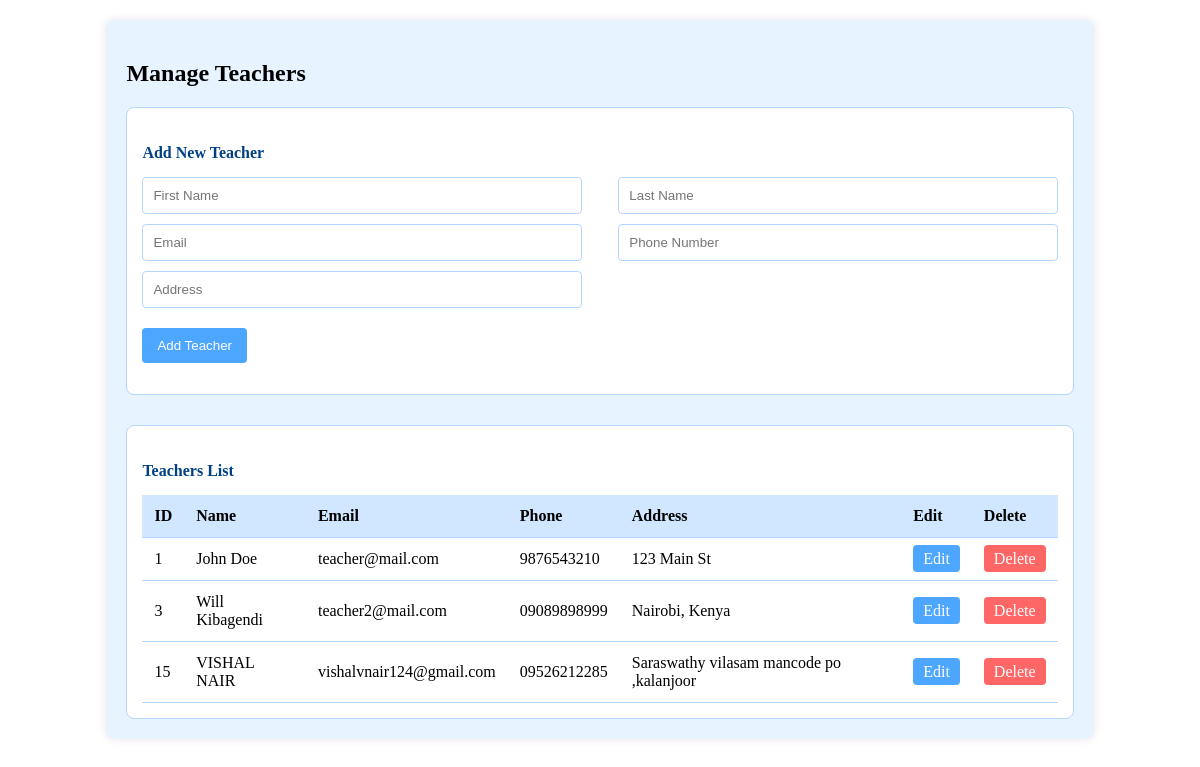
The page /Admin/teachers.php on the database its author committed.
### tables this page shows
CREATE TABLE `tblteachers` (
  `tea_id` int(10) NOT NULL,
  `tea_firstName` varchar(255) NOT NULL,
  `tea_lastName` varchar(255) NOT NULL,
  `tea_emailAddress` varchar(255) NOT NULL,
  `tea_password` varchar(255) NOT NULL,
  `tea_phoneNo` varchar(50) NOT NULL,
  `tea_dateCreated` varchar(50) NOT NULL,
  `tea_address` text NOT NULL,
  `tea_is_assigned` int(11) NOT NULL DEFAULT 0
);

### Admin/teachers.php (the view, shortened to what this page needs)
<?php
include('../includes/dbcon.php');
$edit_teacher = false;
?>
<div class="teachers-section">
    <h2 class="text-center">Manage Teachers</h2>
    <div class="form-container">
        <h4><?php echo $edit_teacher ? 'Edit Teacher' : 'Add New Teacher'; ?></h4>
        <form method="POST" action="teachers.php">
            <div class="form-row">
                <input type="text" name="first_name" placeholder="First Name"
                    value="<?= $edit_teacher ? $teacher['tea_firstName'] : '' ?>" required>
                <input type="text" name="last_name" placeholder="Last Name"
                    value="<?= $edit_teacher ? $teacher['tea_lastName'] : '' ?>" required>
            </div>
            <div class="form-row">
                <input type="email" name="email" placeholder="Email"
                    value="<?= $edit_teacher ? $teacher['tea_emailAddress'] : '' ?>" required>
                <input type="text" name="phone" placeholder="Phone Number"
                    value="<?= $edit_teacher ? $teacher['tea_phoneNo'] : '' ?>" required>
            </div>
            <div class="form-row">
                <input type="text" name="address" placeholder="Address"
                    value="<?= $edit_teacher ? $teacher['tea_address'] : '' ?>" required>
            </div>
            <?php if ($edit_teacher): ?>
                <button type="submit" name="update_teacher" class="submit-btn">Update Teacher</button>
            <?php else: ?>
                <button type="submit" name="add_teacher" class="submit-btn">Add Teacher</button>
            <?php endif; ?>
        </form>
    </div>
    <div class="list-container">
        <h4>Teachers List</h4>
        <table>
            <thead>
                <tr>
                    <th>ID</th>
                    <th>Name</th>
                    <th>Email</th>
                    <th>Phone</th>
                    <th>Address</th>
                    <th>Edit</th>
                    <th>Delete</th>
                </tr>
            </thead>
            <tbody>
                <?php
                $result = $conn->query("SELECT * FROM tblteachers");
                while ($row = $result->fetch_assoc()): ?>
                    <tr>
                        <td><?= $row['tea_id'] ?></td>
                        <td><?= $row['tea_firstName'] . ' ' . $row['tea_lastName'] ?></td>
                        <td><?= $row['tea_emailAddress'] ?></td>
                        <td><?= $row['tea_phoneNo'] ?></td>
                        <td><?= $row['tea_address'] ?></td>
                        <td>
                            <a href="index.php?page=teachers.php?edit=<?= $row['tea_id'] ?>" class="btn btn-edit">Edit</a>
                        </td>
                        <td>
                            <a href="teachers.php?delete=<?= $row['tea_id'] ?>" class="btn btn-delete"
                                onclick="return confirm('Are you sure you want to delete this teacher?');">Delete</a>
                        </td>
                    </tr>
                <?php endwhile; ?>
            </tbody>
        </table>
    </div>
</div>

### Admin/teachers.php (style rules this page uses)
.teachers-section { background-color: #e7f3ff; width: 80%; margin: 20px auto; padding: 20px; border-radius: 8px; box-shadow: 0 0 10px rgba(0, 0, 0, 0.1); }
.form-container { margin-bottom: 30px; padding: 15px; border: 1px solid #b3d7ff; background-color: #ffffff; border-radius: 8px; }
.form-container h4 { color: #004085; margin-bottom: 15px; }
.form-row { display: flex; justify-content: space-between; margin-bottom: 10px; }
.form-row input { width: 48%; padding: 10px; border: 1px solid #b3d7ff; border-radius: 4px; }
.submit-btn { background-color: #4da6ff; color: #fff; padding: 10px 15px; border: none; border-radius: 4px; cursor: pointer; margin-top: 10px; }
.list-container { padding: 15px; background-color: #ffffff; border-radius: 8px; border: 1px solid #b3d7ff; }
.list-container h4 { color: #004085; margin-bottom: 15px; }
table { width: 100%; border-collapse: collapse; }
table th, table td { padding: 12px; text-align: left; border-bottom: 1px solid #b3d7ff; }
table thead { background-color: #d0e7ff; }
.btn { padding: 5px 10px; border: none; border-radius: 4px; cursor: pointer; color: #fff; }
.btn-edit { background-color: #4da6ff; }
.btn-delete { background-color: #ff6666; }
a { text-decoration: none; }

### rows shown on the page
tblteachers: tea_id "1", tea_firstName "John", tea_lastName "Doe", tea_emailAddress "teacher@mail.com", tea_phoneNo "9876543210", tea_address "123 Main St"
tblteachers: tea_id "3", tea_firstName "Will", tea_lastName "Kibagendi", tea_emailAddress "teacher2@mail.com", tea_phoneNo "09089898999", tea_address "Nairobi, Kenya"
tblteachers: tea_id "15", tea_firstName "VISHAL", tea_lastName "NAIR", tea_emailAddress "vishalvnair124@gmail.com", tea_phoneNo "09526212285", tea_address "Saraswathy vilasam mancode po ,kalanjoor"
